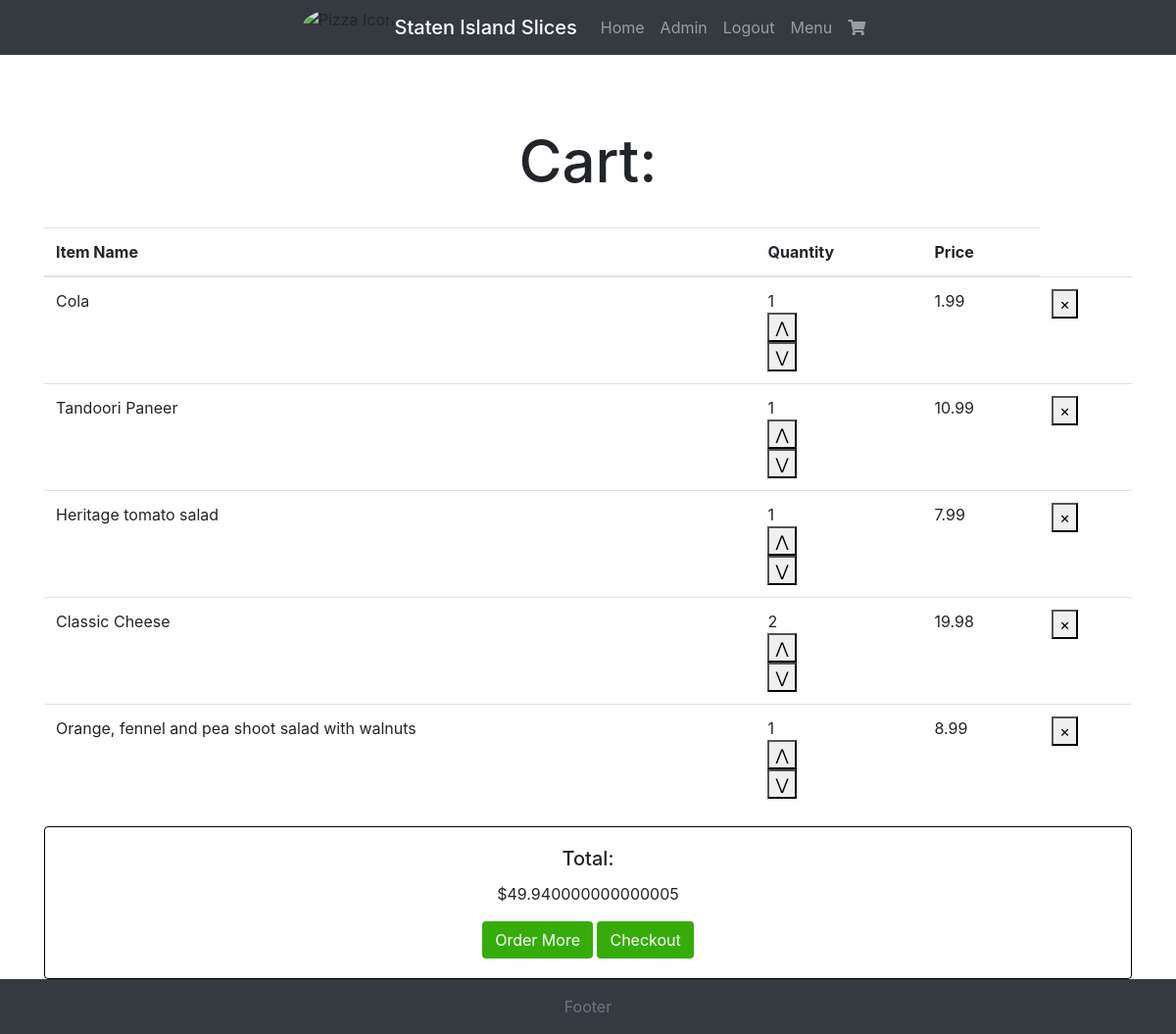
Screenshot of /cart (signed in) with the database file from the repository.
### Website/models.py (models this page shows, shortened)
class Item(db.Model):
    id = db.Column(db.Integer, primary_key=True)
    name = db.Column(db.String(255))
    price = db.Column(db.Float)
    calories = db.Column(db.Integer)

### Website/views.py (the view)
@views.route("/cart")
def cart():
    if current_user.is_authenticated:
        cart_items = Cart.query.filter_by(user_id=current_user.id).all()
        cart = []
        sub_total = 0
        for cart_item in cart_items:
            item = Item.query.get(cart_item.cartItem_id)
            if item:
                total_items_price = item.price * cart_item.quantity
                sub_total += total_items_price
                cart.append({"item_id": item.id, "item_name": item.name,"quantity": cart_item.quantity, "price": total_items_price})
    else:
        flash("You need to log in to add items to your cart", category="danger")
        return redirect(url_for("auth.login"))
    return render_template("cart.html", cart=cart, user=current_user, sub_total=sub_total)

### Website/__init__.py (called while the page is built)
def create_app():
    app = Flask(__name__)
    app.config["SECRET_KEY"] = "hjshjhdjah kjshkjdhjs"
    app.config["SQLALCHEMY_DATABASE_URI"] = f"sqlite:///{DB_NAME}"
    db.init_app(app)
    from .views import views
    from .auth import auth
    app.register_blueprint(views, url_prefix="/")
    app.register_blueprint(auth, url_prefix="/")
    from .models import Invoice, Item, Cart, User
    with app.app_context():
        db.create_all()
    login_manager = LoginManager()
    login_manager.login_view = "auth.login"
    login_manager.init_app(app)
    @login_manager.user_loader
    def load_user(id):
        return User.query.get(int(id))
    return app

### Website/templates/cart.html (shortened to what this page needs)
{% extends 'base.html' %}{% block content %}
<h1 style="text-align:center; margin:4.5rem 0 2rem 0; font-weight:500; font-size: 60px; text-shadow:0 0 0.1em rgb(255, 255, 255)">Cart:</h1>
<head>
</head>
<div class="d-flex justify-content-center flex-wrap">
    <table class="table">
        <thead>
          <tr>
            <th>Item Name</th>
            <th>Quantity</th>
            <th>Price</th>
          </tr>
        </thead>
        <tbody>
          {% for cart_item in cart %}
          <tr>
            <td>{{ cart_item["item_name"] }}</td>
            <td>
                {{ cart_item["quantity"] }}
                <form action= '/increment_quantity/{{ cart_item["item_id"] }}' method="POST">
                    <button>&#8896;</button>
                </form>
                <form action= '/decrement_quantity/{{ cart_item["item_id"] }}' method="POST">
                    <button>&#8897;</button>
                </form>
            </td>
            <td>{{ cart_item["price"] }}</td>
            <td>
                <form action= '/remove_from_cart/{{ cart_item["item_id"] }}' method="POST">
                    <button>&times;</button>
                </form>
            </td>
          </tr>
          {% endfor %}
        </tbody>
      </table>
</div>
<div class="card text-center" style="width: 100%; border: 1px solid black">
    <div class="card-body">
        <h5 class="card-title">Total:</h5>
        <p class="card-text">${{sub_total}}</p>
        <button type="button" class="btn" data-bs-toggle="modal" data-bs-target="#exampleModal" style="background-color:rgb(54, 172, 11)">
            <a href = "/items" style="color: white">Order More</a>
        </button>
        <button type="button" class="btn" data-bs-toggle="modal" data-bs-target="#exampleModal1" style="background-color:rgb(54, 172, 11)">
            <a href = "/checkout" style="color: white">Checkout</a>
        </button>
    </div>
</div>
{% endblock %}

### Website/templates/base.html (style rules this page uses)
html, body { height: 100%; margin: 0; padding: 0; }

### rows the page displays
Item: item_name "Cola", quantity "1", price "1.99"
Item: item_name "Tandoori Paneer", quantity "1", price "10.99"
Item: item_name "Heritage tomato salad", quantity "1", price "7.99"
Item: item_name "Classic Cheese", quantity "2", price "19.98"
Item: item_name "Orange, fennel and pea shoot salad with walnuts", quantity "1", price "8.99"

### other values shown
{{ sub_total }} "49.940000000000005"
